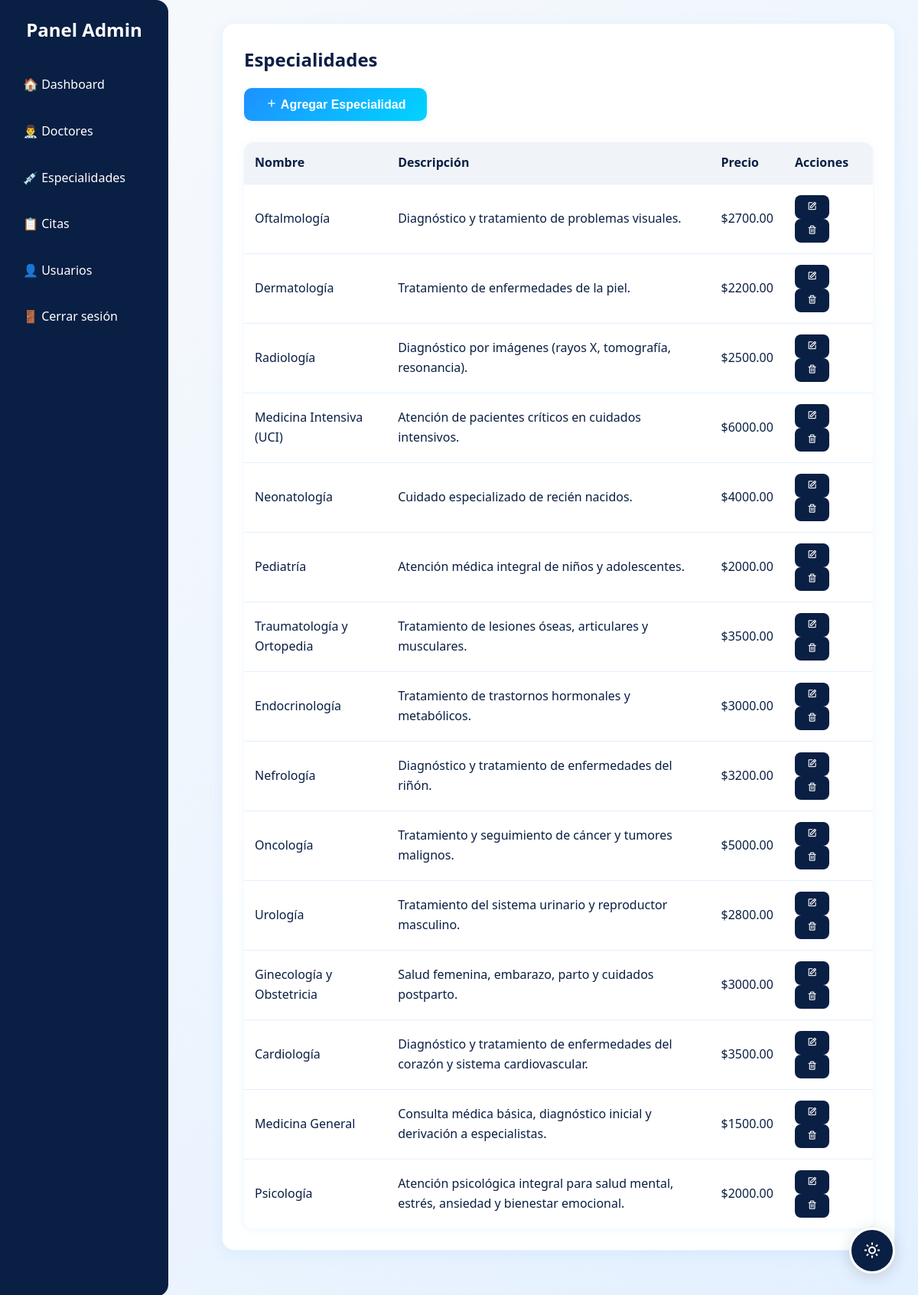
The app's page /admin/especialidades.php (signed in) with its own data.
### tables this page shows
CREATE TABLE `especialidades` (
  `id` int(11) NOT NULL AUTO_INCREMENT,
  `nombre` varchar(100) NOT NULL,
  `descripcion` text DEFAULT NULL,
  `precio` decimal(10,2) NOT NULL,
  PRIMARY KEY (`id`),
  INDEX `idx_nombre` (`nombre`)
);

### config/db.php (called while the page is built, shortened)
<?php
$host = "localhost";
$db   = "citas_medicas";
$user = "root";
$pass = "";
$debug = true;
$options = [
    PDO::ATTR_ERRMODE            => PDO::ERRMODE_EXCEPTION,
    PDO::ATTR_DEFAULT_FETCH_MODE => PDO::FETCH_ASSOC,
    PDO::ATTR_EMULATE_PREPARES   => false,
];
try {
    $pdo = new PDO(
        "mysql:host=$host;dbname=$db;charset=utf8mb4",
        $user,
        $pass,
        $options
    );
} catch (PDOException $e) {
    if($debug){
        die("Error de conexión: " . $e->getMessage());
    } else {
        die("Error de conexión con la base de datos.");
    }
}
function db() {
    global $pdo;
    return $pdo;
}
function db_query(string $sql, array $params = []) {
    $stmt = db()->prepare($sql);
    $stmt->execute($params);
    return $stmt;
}
function db_fetch_all(string $sql, array $params = []) {
    return db_query($sql, $params)->fetchAll();
}
?>

### config/respuestas.php (called while the page is built, shortened)
<?php
function esc($texto) {
    return htmlspecialchars($texto, ENT_QUOTES | ENT_SUBSTITUTE, 'UTF-8');
}
?>

### admin/especialidades.php (the view, shortened to what this page needs)
<?php
require_once("../config/db.php");
require_once("../config/respuestas.php");
$especialidades = db_fetch_all("SELECT * FROM especialidades ORDER BY id DESC");
?>
<!DOCTYPE html>
<html lang="es">
<head>
    <link rel="stylesheet" href="../assets/css/style.css">
    <link href="https://cdn.jsdelivr.net/npm/boxicons@2.1.4/css/boxicons.min.css" rel="stylesheet">
</head>
<body>
<?php include_once('../includes/floating_theme_toggle.php'); ?>
<?php include('sidebar.php'); ?>
<div class="main">
    <div class="card">
        <h2>Especialidades</h2>
        <button class="btn-add" onclick="abrirAdd()"><i class='bx bx-plus'></i> Agregar Especialidad</button>
        <table>
            <tr>
                <th>Nombre</th>
                <th>Descripción</th>
                <th>Precio</th>
                <th>Acciones</th>
            </tr>
            <?php foreach($especialidades as $e): ?>
            <tr>
                <td><?= esc($e['nombre']) ?></td>
                <td><?= esc($e['descripcion']) ?></td>
                <td>$<?= esc($e['precio']) ?></td>
                <td>
                    <button onclick="abrirEdit(<?= esc($e['id']) ?>,'<?= esc($e['nombre']) ?>','<?= esc($e['descripcion']) ?>',<?= esc($e['precio']) ?>)"><i class='bx bx-edit'></i></button>
                    <button onclick="eliminar(<?= esc($e['id']) ?>)"><i class='bx bx-trash'></i></button>
                </td>
            </tr>
            <?php endforeach; ?>
        </table>
    </div>
</div>
<?php include_once('../includes/floating_theme_toggle.php'); ?>
</body>
</html>

### assets/css/style.css (style rules this page uses)
:root { --primary: #0a1f44; --secondary: #1e90ff; --background: #FBFBFB; --white: #ffffff; --text: #222; --text-light: #555; --success: #28a745; --error: #dc3545; --warning: #ffc107; --info: #17a2b8; --radius: 14px; --radius-sm: 8px; --transition: all 0.3s ease; --transition-fast: all 0.15s ease; --transition-slow: all 0.5s ease; --shadow-sm: 0 2px 8px rgba(0,0,0,0.05); --shadow-md: 0 8px 25px rgba(0,0,0,0.08); --shadow-lg: 0 15px 35px rgba(0,0,0,0.1); --bg-default-light: #fbfbfb; --bg-default-dark: #0f172a; --text-default-light: #222; --text-default-dark: #e2e8f0; --card-light: #ffffff; --card-dark: #1e293b; --border-light: #e2e8f0; --border-dark: #334155; }
body.light { --background: var(--bg-default-light); --text: var(--text-default-light); --text-light: #555; --white: #ffffff; --shadow-sm: 0 2px 8px rgba(0, 0, 0, 0.05); --shadow-md: 0 8px 25px rgba(0, 0, 0, 0.08); --shadow-lg: 0 15px 35px rgba(0, 0, 0, 0.1); --nav-background: #ffffff; --nav-color: #0a1f44; --input-bg: #ffffff; --input-border: #ddd; --input-text: #222; --label-text: #0a1f44; --button-bg: #0a1f44; --button-border: #0a1f44; }
* { margin: 0; padding: 0; box-sizing: border-box; }
html { scroll-behavior: smooth; }
body { font-family: 'Segoe UI', Tahoma, Geneva, Verdana, sans-serif; background: var(--background); color: var(--text); line-height: 1.6; -webkit-font-smoothing: antialiased; -moz-osx-font-smoothing: grayscale; margin: 0 !important; padding: 0 !important; transition: background-color 0.3s ease, color 0.3s ease; }

### admin/especialidades.php (style rules this page uses)
:root { --primary: #0a1f44; --secondary: #1e90ff; --accent: #00d4ff; --bg-light: #f8fafc; }
body { font-family: 'Segoe UI', Tahoma, Geneva, Verdana, sans-serif; background: linear-gradient(135deg, var(--bg-light) 0%, #e3f0ff 100%); color: var(--primary); min-height: 100vh; }
.main { margin-left: 260px; padding: 30px; }
.card { background: rgba(255,255,255,0.95); backdrop-filter: blur(12px); border-radius: 16px; padding: 28px; box-shadow: 0 4px 20px rgba(30, 144, 255, 0.08); border: 1.5px solid rgba(30, 144, 255, 0.1); margin-bottom: 30px; }
.card h2 { font-size: 24px; font-weight: 800; margin-bottom: 18px; }
.btn-add { background: linear-gradient(135deg, var(--secondary) 0%, var(--accent) 100%); color: #fff; padding: 12px 28px; border: none; border-radius: 10px; font-weight: 600; font-size: 16px; margin-bottom: 18px; cursor: pointer; transition: 0.2s; box-shadow: 0 2px 8px rgba(30,144,255,0.10); }
table { width: 100%; border-collapse: collapse; margin-top: 10px; background: rgba(255,255,255,0.95); border-radius: 12px; overflow: hidden; box-shadow: 0 2px 12px rgba(30,144,255,0.07); }
th, td { padding: 14px; border-bottom: 1px solid #e3f0ff; text-align: left; }
th { background: #f0f4f8; color: var(--primary); font-weight: 700; }
tr:last-child td { border-bottom: none; }
button { padding: 8px 16px; border: none; border-radius: 8px; background: var(--primary); color: #fff; cursor: pointer; transition: 0.2s; margin-right: 5px; }

### records on screen
especialidades: nombre "Oftalmología", descripcion "Diagnóstico y tratamiento de problemas visuales.", precio "2700.00"
especialidades: nombre "Dermatología", descripcion "Tratamiento de enfermedades de la piel.", precio "2200.00"
especialidades: nombre "Radiología", descripcion "Diagnóstico por imágenes (rayos X, tomografía, resonancia).", precio "2500.00"
especialidades: nombre "Medicina Intensiva (UCI)", descripcion "Atención de pacientes críticos en cuidados intensivos.", precio "6000.00"
especialidades: nombre "Neonatología", descripcion "Cuidado especializado de recién nacidos.", precio "4000.00"
especialidades: nombre "Pediatría", descripcion "Atención médica integral de niños y adolescentes.", precio "2000.00"
especialidades: nombre "Traumatología y Ortopedia", descripcion "Tratamiento de lesiones óseas, articulares y musculares.", precio "3500.00"
especialidades: nombre "Endocrinología", descripcion "Tratamiento de trastornos hormonales y metabólicos.", precio "3000.00"
especialidades: nombre "Nefrología", descripcion "Diagnóstico y tratamiento de enfermedades del riñón.", precio "3200.00"
especialidades: nombre "Oncología", descripcion "Tratamiento y seguimiento de cáncer y tumores malignos.", precio "5000.00"
especialidades: nombre "Urología", descripcion "Tratamiento del sistema urinario y reproductor masculino.", precio "2800.00"
especialidades: nombre "Ginecología y Obstetricia", descripcion "Salud femenina, embarazo, parto y cuidados postparto.", precio "3000.00"
especialidades: nombre "Cardiología", descripcion "Diagnóstico y tratamiento de enfermedades del corazón y sistema cardiovascular.", precio "3500.00"
especialidades: nombre "Medicina General", descripcion "Consulta médica básica, diagnóstico inicial y derivación a especialistas.", precio "1500.00"
especialidades: nombre "Psicología", descripcion "Atención psicológica integral para salud mental, estrés, ansiedad y bienestar emocional.", precio "2000.00"
